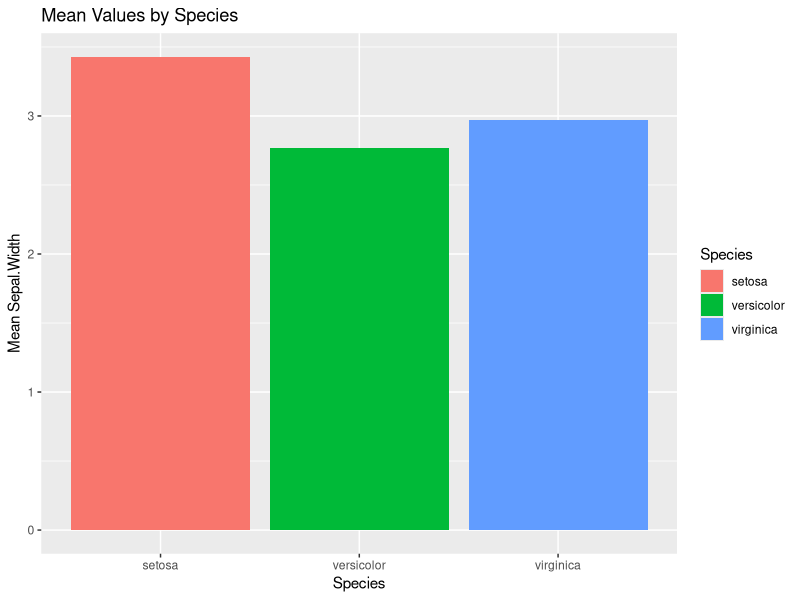
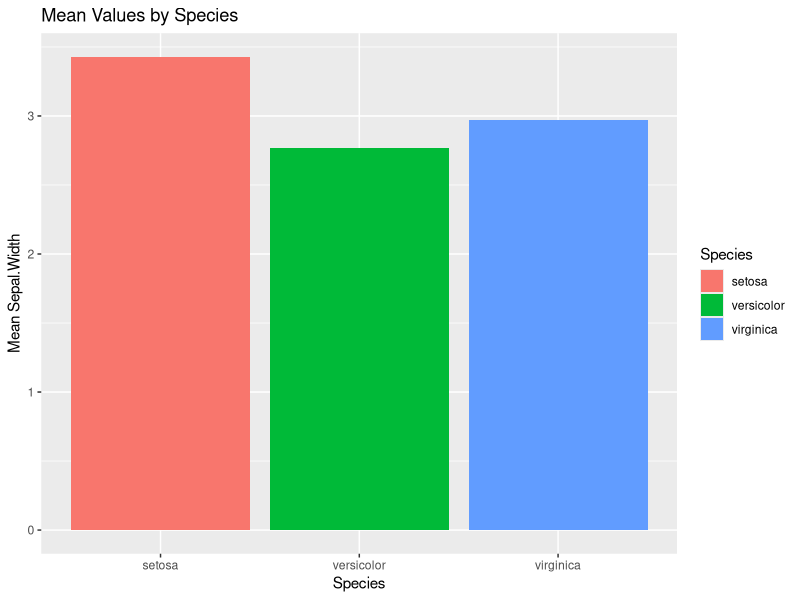
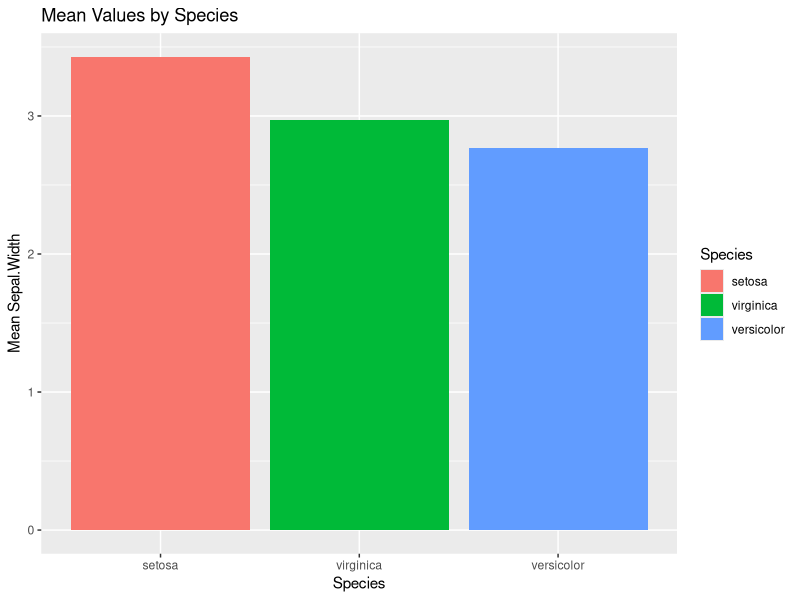
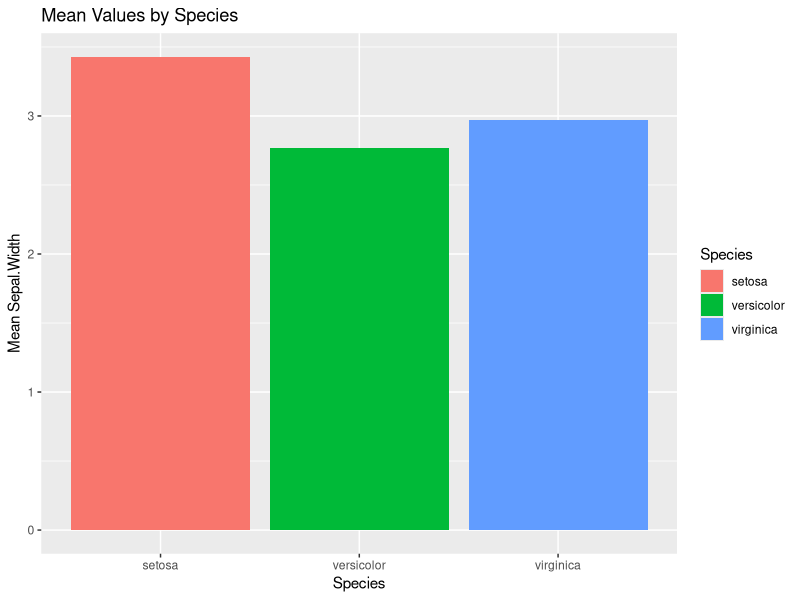
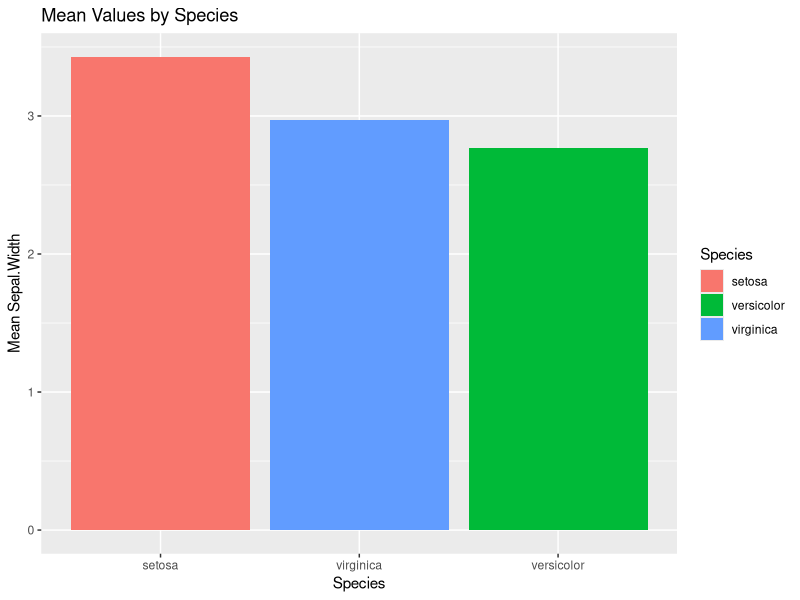

Generate these figures, in order, with R:
## ---- chunk 1
knitr::opts_chunk$set(echo = TRUE)
if (!require(forcats)) install.packages('forcats')
if (!require(purrr)) install.packages('purrr')
if (!require(dplyr)) install.packages('dplyr')
if (!require(ggplot2)) install.packages('ggplot2')
## ---- chunk 2
suppressMessages(require(tidyverse))
require(forcats)
## ---- chunk 3
x <- c("a", "c", "b", "c")
factor(x)
## ---- chunk 4
iris_mean_by_species <- iris %>%
  group_by(Species) %>%
  summarise(across(everything(), mean))
iris_mean_by_species

iris_mean_by_species |>
  ggplot(aes(x = Species, y = Sepal.Width, fill = Species)) +
  geom_bar(stat = "identity") +
  labs(title = "Mean Values by Species", x = "Species", y = "Mean Sepal.Width")
## ---- chunk 5
iris_mean_by_species$Species

desc_iris_mean_by_species <- iris_mean_by_species |>
  arrange(desc(Sepal.Width))
desc_iris_mean_by_species

desc_iris_mean_by_species |>
  ggplot(aes(x = Species, y = Sepal.Width, fill = Species)) +
  geom_bar(stat = "identity") +
  labs(title = "Mean Values by Species", x = "Species", y = "Mean Sepal.Width")
## ---- chunk 6
desc_iris_mean_by_species_2 <- iris_mean_by_species
desc_iris_mean_by_species_2$Species <- desc_iris_mean_by_species_2$Species |>
  fct_relevel("setosa", "virginica")
desc_iris_mean_by_species_2

desc_iris_mean_by_species_2 |>
  ggplot(aes(x = Species, y = Sepal.Width, fill = Species)) +
  geom_bar(stat = "identity") +
  labs(title = "Mean Values by Species", x = "Species", y = "Mean Sepal.Width")
## ---- chunk 7
f <- factor(c("c", "c", "a"))
f

fct_infreq(f)
## ---- chunk 8
f <- factor(c("b", "a"))
f

fct_inorder(f)
## ---- chunk 9
f <- factor(c("a", "b", "c"))
f

fct_rev(f)
## ---- chunk 10
f <- factor(c("a", "b", "c", "d"))
f

fct_shift(f)
fct_shift(f, 2)
fct_shift(f, -1)
## ---- chunk 11
iris_mean_by_species |>
  ggplot(aes(x = Species, y = Sepal.Width, fill = Species)) +
  geom_bar(stat = "identity") +
  labs(title = "Mean Values by Species", x = "Species", y = "Mean Sepal.Width")

iris_mean_by_species |>
  ggplot(aes(x = fct_reorder(Species, Sepal.Width, .fun = mean, .desc = TRUE), y = Sepal.Width, fill = Species)) +
  geom_bar(stat = "identity") +
  labs(title = "Mean Values by Species", x = "Species", y = "Mean Sepal.Width")
